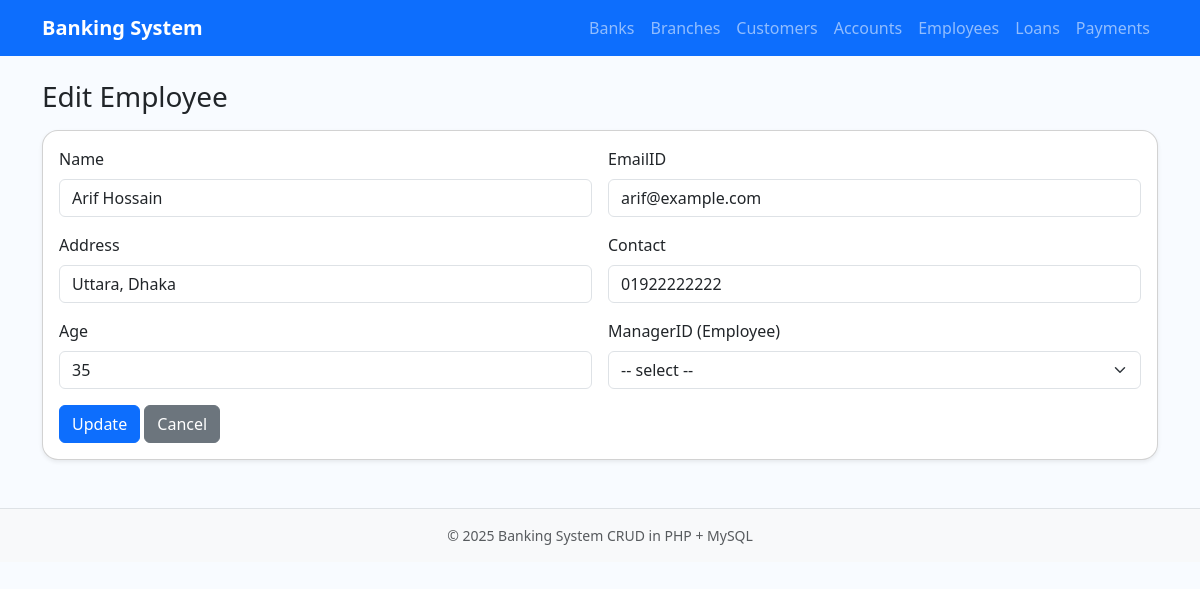
The page /banking_system/loan/employee/edit.php?id=1 on the database its author committed.
### tables this page shows
CREATE TABLE Employee (
    EmpID INT AUTO_INCREMENT PRIMARY KEY,
    Name VARCHAR(100) NOT NULL,
    EmailID VARCHAR(100) NOT NULL,
    Address VARCHAR(200) NOT NULL,
    Contact VARCHAR(20) NOT NULL,
    Age INT NOT NULL,
    ManagerID INT NULL,
    CONSTRAINT fk_employee_manager FOREIGN KEY (ManagerID) REFERENCES Employee(EmpID)
        ON UPDATE CASCADE ON DELETE SET NULL
);

### banking_system/loan/employee/edit.php (the view, shortened to what this page needs)
<?php require_once __DIR__ . '/../config/db.php'; ?>
<?php
$id = $_GET['id'] ?? null;
$rec = $conn->query("SELECT * FROM employee WHERE EmpID=".(int)$id)->fetch_assoc();
?>
<?php include __DIR__ . '/../includes/header.php'; ?>
<h3 class="mb-3 text-capitalize">Edit employee</h3>
<form method="post" class="card p-3 shadow-sm">
  <div class="row g-3">
    <div class="col-md-6">
      <label class="form-label">Name</label>
      <input type="text" name="Name" class="form-control" value="<?php echo htmlspecialchars($rec['Name']); ?>" required>
    </div>
    <div class="col-md-6">
      <label class="form-label">EmailID</label>
      <input type="text" name="EmailID" class="form-control" value="<?php echo htmlspecialchars($rec['EmailID']); ?>" required>
    </div>
    <div class="col-md-6">
      <label class="form-label">Address</label>
      <input type="text" name="Address" class="form-control" value="<?php echo htmlspecialchars($rec['Address']); ?>" required>
    </div>
    <div class="col-md-6">
      <label class="form-label">Contact</label>
      <input type="text" name="Contact" class="form-control" value="<?php echo htmlspecialchars($rec['Contact']); ?>" required>
    </div>
    <div class="col-md-6">
      <label class="form-label">Age</label>
      <input type="number" name="Age" class="form-control" value="<?php echo htmlspecialchars($rec['Age']); ?>" required>
    </div>
    <div class="col-md-6">
      <label class="form-label">ManagerID (Employee)</label>
      <select name="ManagerID" class="form-select" required>
        <option value="">-- select --</option>
      </select>
    </div>
  </div>
  <div class="mt-3">
    <button class="btn btn-primary">Update</button>
    <a href="list.php" class="btn btn-secondary">Cancel</a>
  </div>
</form>
<?php include __DIR__ . '/../includes/footer.php'; ?>

### banking_system/assets/css/style.css (style rules this page uses)
body { background: #f8fbff; }
.card { border-radius: 1rem; }

### rows shown on the page
employee: Name "Arif Hossain", EmailID "arif@example.com", Address "Uttara, Dhaka", Contact "01922222222", Age "35"
